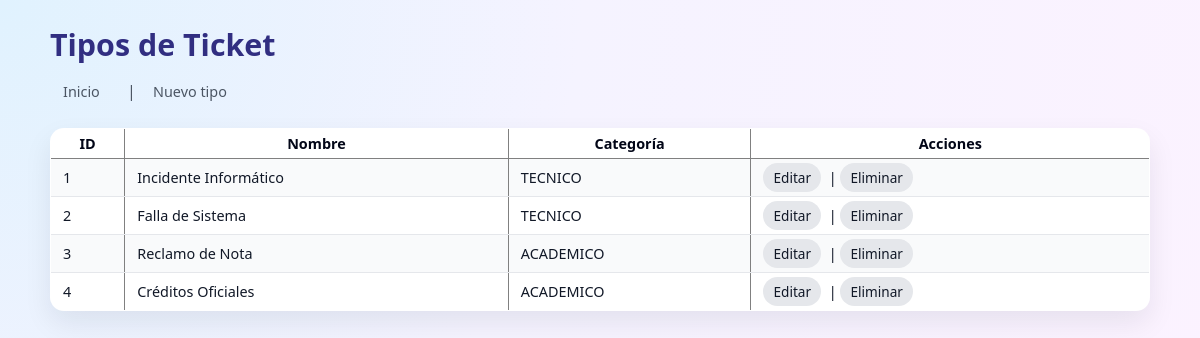
The page /public/tipos_ticket.php (signed in) on the database its author committed.
### tables this page shows
CREATE TABLE IF NOT EXISTS `tipos_ticket` (
  `id` int NOT NULL AUTO_INCREMENT,
  `nombre` varchar(100) NOT NULL,
  `categoria` enum('TECNICO','ACADEMICO') NOT NULL,
  PRIMARY KEY (`id`)
);

### app/core/Database.php (called while the page is built)
<?php
class Database
{
    private static $instance = null;
    private $connection;
    private function __construct()
    {
        $host    = 'sql211.infinityfree.com';
        $db      = 'if0_40622584_mesa_ayuda';
        $user    = 'if0_40622584';
        $pass    = 'tlOvjrdEGpA8J';
        $charset = 'utf8mb4';
        $dsn = "mysql:host=$host;dbname=$db;charset=$charset";
        $this->connection = new PDO($dsn, $user, $pass, [
            PDO::ATTR_ERRMODE            => PDO::ERRMODE_EXCEPTION,
            PDO::ATTR_DEFAULT_FETCH_MODE => PDO::FETCH_ASSOC,
        ]);
    }
    public static function getInstance(): Database
    {
        if (self::$instance === null) {
            self::$instance = new Database();
        }
        return self::$instance;
    }
    public function getConnection(): PDO
    {
        return $this->connection;
    }
}

### app/models/TipoTicket.php (called while the page is built, shortened)
<?php
require_once __DIR__ . '/../core/Database.php';
class TipoTicket
{
    private $db;
    public function __construct()
    {
        $this->db = Database::getInstance()->getConnection();
    }
    public function listarTodos()
    {
        $sql = "SELECT * FROM tipos_ticket ORDER BY id ASC";
        $stmt = $this->db->prepare($sql);
        $stmt->execute();
        return $stmt->fetchAll();
    }
}

### public/tipos_ticket.php (the view, shortened to what this page needs)
<?php
require_once __DIR__ . '/../app/models/TipoTicket.php';
$model = new TipoTicket();
$tipos = $model->listarTodos();
?>
<!DOCTYPE html>
<html lang="es">
<head>
    <link rel="stylesheet" href="../assets/css/style.css">
</head>
<body>
    <h1>Tipos de Ticket</h1>
    <p>
        <a href="dashboard.php">Inicio</a> |
        <a href="tipo_ticket_form.php">Nuevo tipo</a>
    </p>
    <table border="1" cellpadding="5" cellspacing="0">
        <tr>
            <th>ID</th>
            <th>Nombre</th>
            <th>Categoría</th>
            <th>Acciones</th>
        </tr>
        <?php foreach ($tipos as $t): ?>
            <tr>
                <td><?= $t['id']; ?></td>
                <td><?= $t['nombre']; ?></td>
                <td><?= $t['categoria']; ?></td>
                <td>
                    <a href="tipo_ticket_form.php?id=<?= $t['id']; ?>">Editar</a> |
                    <a href="tipo_ticket_eliminar.php?id=<?= $t['id']; ?>"
                       onclick="return confirm('¿Eliminar tipo de ticket?');">
                       Eliminar
                    </a>
                </td>
            </tr>
        <?php endforeach; ?>
    </table>
</body>
</html>

### assets/css/style.css (style rules this page uses)
:root { --bg-body: #f5f3ff; --bg-card: #ffffff; --bg-header: #4c1d95; --bg-header-soft: #312e81; --primary: #0ea5e9; --primary-soft: #e0f2fe; --primary-dark: #0284c7; --danger: #ef4444; --success: #16a34a; --warning: #f59e0b; --text-main: #020617; --text-soft: #4b5563; --border-soft: #e5e7eb; --shadow-soft: 0 12px 28px rgba(15, 23, 42, 0.08); --radius-card: 14px; --radius-pill: 999px; --transition-fast: 0.18s ease-out; --font-main: system-ui, -apple-system, BlinkMacSystemFont, "Segoe UI", sans-serif; }
*, *::before, *::after { box-sizing: border-box; }
html, body { margin: 0; padding: 0; }
body { font-family: var(--font-main); background: radial-gradient(circle at top left, #e0f2fe 0, #f5f3ff 40%, #fdf2ff 100%); color: var(--text-main); min-height: 100vh; }
body > h1, body > h2, body > h3, body > p, body > form, body > table, .perfil-foto-wrapper, body > hr, body > ul { max-width: 1100px; margin-left: auto; margin-right: auto; }
h1 { font-size: 1.9rem; font-weight: 700; margin: 24px auto 10px auto; color: var(--bg-header-soft); text-align: left; }
p { margin: 6px 0 10px; color: var(--text-soft); line-height: 1.45; }
a { color: var(--primary); text-decoration: none; font-weight: 500; }
body > p a { display: inline-block; margin-right: 10px; padding: 6px 12px; border-radius: var(--radius-pill); border: 1px solid transparent; background-color: transparent; font-size: 0.9rem; color: var(--text-soft); transition: background-color var(--transition-fast), color var(--transition-fast), border-color var(--transition-fast), transform var(--transition-fast); }
table { width: 100%; border-collapse: collapse; margin: 18px auto 28px auto; background-color: var(--bg-card); border-radius: 14px; overflow: hidden; box-shadow: var(--shadow-soft); font-size: 0.9rem; }
table tbody tr:nth-child(even) { background-color: #f9fafb; }
table tbody tr:nth-child(odd) { background-color: #ffffff; }
table td { padding: 9px 12px; border-bottom: 1px solid var(--border-soft); color: #111827; }
table td a { font-size: 0.85rem; padding: 4px 9px; border-radius: var(--radius-pill); border: 1px solid transparent; background-color: #e5e7eb; color: #111827; font-weight: 500; text-decoration: none; margin-right: 4px; }

### rows shown on the page
tipos_ticket: id "1", nombre "Incidente Informático", categoria "TECNICO"
tipos_ticket: id "2", nombre "Falla de Sistema", categoria "TECNICO"
tipos_ticket: id "3", nombre "Reclamo de Nota", categoria "ACADEMICO"
tipos_ticket: id "4", nombre "Créditos Oficiales", categoria "ACADEMICO"
